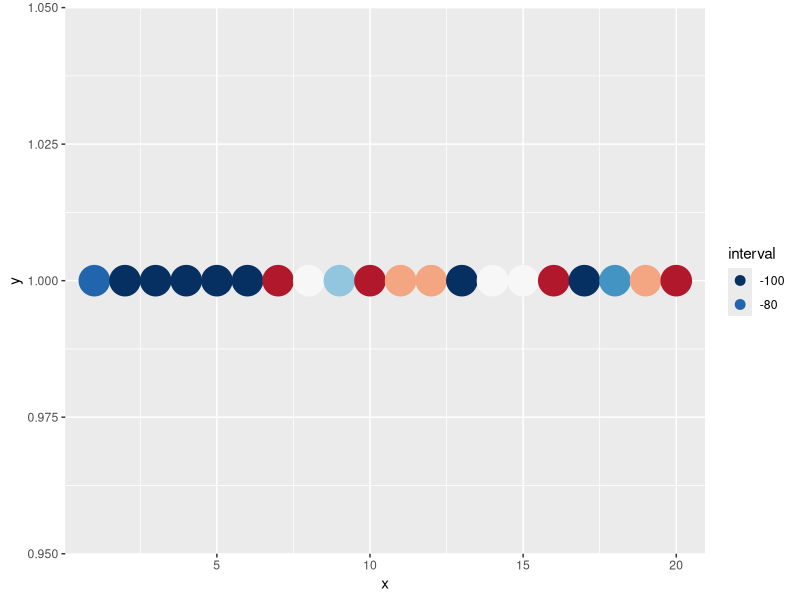

This chart was generated by the following R code:
## ---- chunk 1
require(ggplot2)
require(RColorBrewer)
set.seed(1492)  #discovery!
sample = data.frame(x=c(1:20), y=1, obs=runif(20, -150, 150))
the.breaks = seq(-100, 100, by=20)

sample$interval=factor(findInterval(sample$obs, vec=the.breaks, all.inside=TRUE), 
                       labels=the.breaks,levels=c(1:length(the.breaks)))

pal = rev(brewer.pal(11, "RdBu"))
                       
ggplot(sample, aes(x,y,colour=interval))+
  geom_point(size=10) +
  scale_colour_manual(values=pal, limits=the.breaks, labels=the.breaks)+
  guides(colour = guide_legend(override.aes = list(size=3, shape=19)))
